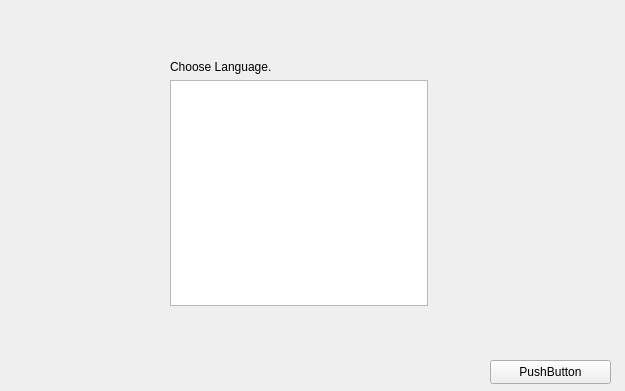
<?xml version="1.0" encoding="UTF-8"?>
<ui version="4.0">
 <class>InitialSetup</class>
 <widget class="QWidget" name="InitialSetup">
  <property name="geometry">
   <rect>
    <x>0</x>
    <y>0</y>
    <width>625</width>
    <height>391</height>
   </rect>
  </property>
  <property name="windowTitle">
   <string>Form</string>
  </property>
  <widget class="QWidget" name="">
   <property name="geometry">
    <rect>
     <x>170</x>
     <y>60</y>
     <width>258</width>
     <height>246</height>
    </rect>
   </property>
   <layout class="QGridLayout" name="gridLayout">
    <item row="1" column="0">
     <widget class="QLabel" name="choose_language">
      <property name="text">
       <string>Choose Language.</string>
      </property>
     </widget>
    </item>
    <item row="2" column="0">
     <widget class="QListWidget" name="language_list"/>
    </item>
   </layout>
  </widget>
  <widget class="QPushButton" name="next_button">
   <property name="geometry">
    <rect>
     <x>490</x>
     <y>360</y>
     <width>121</width>
     <height>24</height>
    </rect>
   </property>
   <property name="text">
    <string>PushButton</string>
   </property>
  </widget>
 </widget>
 <resources/>
 <connections/>
</ui>
